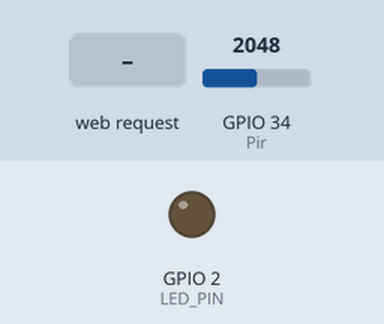
Simulated run of this program. Board: ESP32. Parts: output pins drawn as LEDs (lit = HIGH). The inputs (shaded band) are chosen by the test bench; at power-on: GPIO 34 (Pir) = 2048. WiFi joins after 1.5 s; servers stay silent unless stated; uploads are accepted with an empty reply; the local clock reads 2024-03-15 10:24:30 at power-on unless the program sets it; what the program prints to the serial monitor is not drawn.

Above: at 0.1 s.
At 2.7 s:
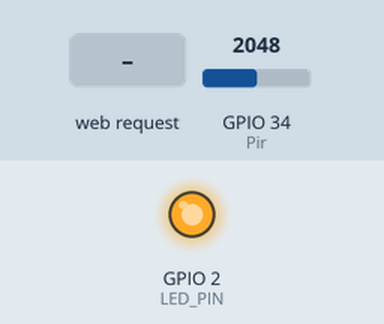
2.8 s: HTTP request GET /on received
4.3 s: HTTP request GET /off received
Timing chart, 0 to 7.3 s (numbered marks = the images above; inputs shaded):
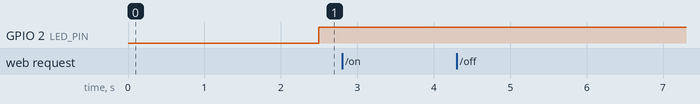

The program:

main.cpp
```cpp
#include <WiFi.h>
#include <HTTPClient.h>
#include<Arduino.h>
#include"time.h"
#include<NTPClient.h>
#include <WiFiUdp.h>
#include <WebServer.h>
#include <Html.h>
WebServer Sever(1111);
const char* ssid = "ESP";
const char* password = "12345678";
const char* serverIP = "192.168.1.73";
const int serverPort = 8080;
const char *ntpServer = "pool.ntp.org";
unsigned long epochTime;

WiFiUDP ntpUDP;
NTPClient timeClient(ntpUDP);
#define LED_PIN 2
#define Pir 34
#define NUM 100   // số lưọng mẫu 1 lần gửi
#define TIMER 10  // chu kì lấy mẫu
#define SPLIT "_" // phân cách giữa 2 mẫu

String formattedDate;
String dayStamp;
long timeStamp;
uint8_t Counter = 0;
int Volt = 0;
uint8_t Stt = 0;
//     QueueHandle_t WifiQueue,ReadQueue;
SemaphoreHandle_t WifiSemaphore;
HTTPClient http;
String Write="";
String WriteSend="";


unsigned long getTime()
{
  time_t now;
  struct tm timeinfo;
  if (!getLocalTime(&timeinfo))
  {
    Serial.println("Failed to obtain time");
    return (0);
  }
  time(&now);
  return now;
}
void Wifi(void *Para) // send data to sever
{

  uint32_t httpResponseCode;
  while(1)
  {
      WiFiClient client;
      client.setTimeout(1);
    if (xSemaphoreTake(WifiSemaphore, portMAX_DELAY) == pdPASS)
    {
      int EspID = 1;
      Serial.printf(">> [%d]\n",millis());
      digitalWrite(LED_PIN, HIGH);

      if (client.connect(serverIP, serverPort))
      {
        Serial.println("Connected to server !");

        // add time
        epochTime = getTime();

        WriteSend = WriteSend + "&time=" + String(epochTime);

        // init postMsg
        String postMsg = "POST / HTTP/1.1 \n\n" + WriteSend;
        client.print(postMsg);

        // Wait for the response
        // while (client.connected())
        // {
        //   if (client.available())
        //   {
            String line = client.readStringUntil('\n');
            Serial.println(line);
        //     break;
        //   }
        //   vTaskDelay(1);
        // }

        // Close the connection
        client.stop();
      }


    }

  }

  vTaskDelay(10);
}

void Read(void *Para) //   read data from PIR, build strig " Write" send to  task wifi
{
  TickType_t GetTick = xTaskGetTickCount();

  while (1)
  {
    if (Counter == 0)
    {
      Write = "esp-id=0";
      Write = Write + "&vol=";
      Volt = analogRead(Pir);
      Write = Write + String(Volt);
      // Counter++;
    }
    Volt = analogRead(Pir);
    Write = Write + SPLIT + String(Volt);
    Counter++;
    if (Counter == NUM)
    {
      Counter = 0;
      WriteSend = Write;
      BaseType_t Interrupt = pdFALSE;
      xSemaphoreGiveFromISR(WifiSemaphore, &Interrupt);

    }
    vTaskDelayUntil(&GetTick, TIMER / portTICK_PERIOD_MS);
  }

}
void setup()
{
  Serial.begin(115200);
  // WiFi.config(local_IP, gateway, subnet, primaryDSN, secondaryDSN);
  WiFi.begin(ssid, password);
  Serial.print("Connecting to WiFi..."); // connecting wf
  pinMode(LED_PIN, OUTPUT);
  while (WiFi.status() != WL_CONNECTED)
  {
    delay(500);
    Serial.print(".");
  };
  Serial.println("Connected to WiFi");
  configTime(0, 0, ntpServer);
  pinMode(Pir, INPUT);
  Sever.on("/dk",HTTP_GET,[]()
  {
    Sever.sendHeader("Connection","close");
    Sever.send(200,"text/html",ON);
  });
  Sever.on("/on",HTTP_GET,[]()
  {
    Sever.sendHeader("Connection","close");
    Sever.send(200,"text/html",ON);
    Serial.printf(">> Pir On \n");
    Stt = 0;
  });
  Sever.on("/off",HTTP_GET,[]()
  {
    Sever.sendHeader("Connection","close");
    Sever.send(200,"text/html",OFF);
    Serial.printf(">> Pir Off \n");
    Stt = 1;
  });

  WifiSemaphore = xSemaphoreCreateBinary();
  xTaskCreatePinnedToCore(Wifi, "Wifi", 10000, NULL, 2, NULL, 1); // tạo tác vụ wifi gắn vào core 1
  xTaskCreatePinnedToCore(Read, "Read", 10000, NULL, 2, NULL, 0); // tạo tác vụ đọc dữ liệu gắn vào core 0
  Sever.begin();
}
void loop()
{
Sever.handleClient();
  delay(100);
}
```

Html.h
```cpp
static const char ON[] PROGMEM =
R"(


<!DOCTYPE html>
<head>
  <meta charset='UTF-8'>
  <title>Điều khiển PIR </title>
  <style>
    body {
      display: flex;
      align-items: center;
      justify-content: center;
      height: 100vh;
      margin: 0;
    }
  </style>
</head>
<body>
<a href='/off'>Off PIR</a>
</body>
</html>

)";
static const char OFF[] PROGMEM =
R"(


<!DOCTYPE html>
<head>
  <meta charset='UTF-8'>
  <title>Điều khiển PIR </title>
  <style>
    body {
      display: flex;
      align-items: center;
      justify-content: center;
      height: 100vh;
      margin: 0;
    }
  </style>
</head>
<body>
<a href='/on'>On PIR</a>
</body>
</html>

)";
```

Measured:
- after the input at 2.8 s, every drawn part: stays the same
- after the input at 4.3 s, every drawn part: stays the same
